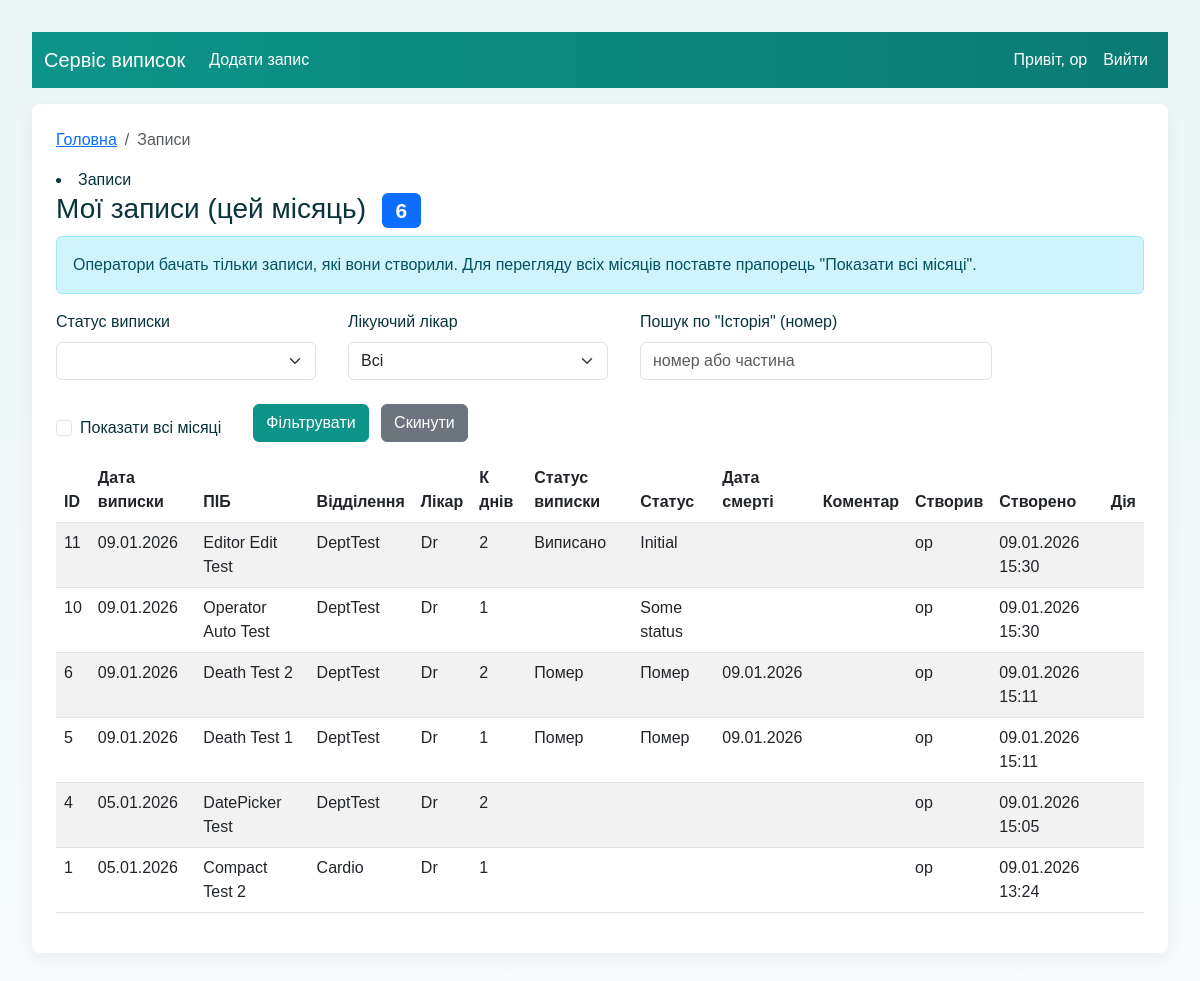
Page / (signed in) on the earlier database version.
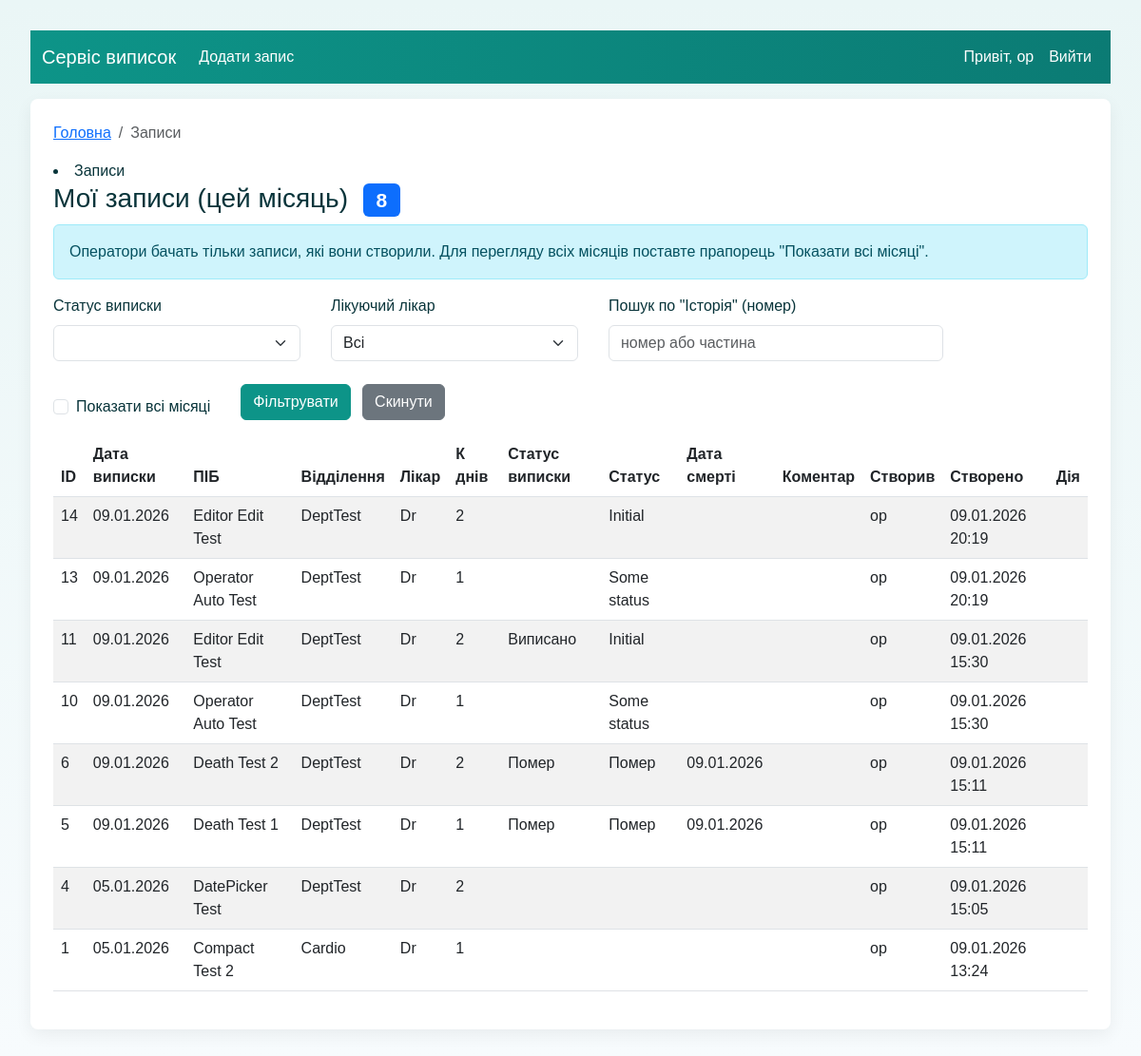
Same page on the later database version.
### models.py (models this page shows, shortened)
class User(UserMixin, db.Model):
    __tablename__ = 'users'
    id = db.Column(db.Integer, primary_key=True)
    username = db.Column(db.String(80), unique=True, nullable=False)
    password_hash = db.Column(db.String(128), nullable=False)
    role = db.Column(db.String(20), nullable=False, default='operator')  # operator/editor/admin
    records = db.relationship('Record', backref='creator', lazy=True)

class Record(db.Model):
    __tablename__ = 'records'
    id = db.Column(db.Integer, primary_key=True)
    date_of_discharge = db.Column(db.Date, nullable=True)  # "дата_виписки"
    full_name = db.Column(db.String(200), nullable=False)  # "ПІБ"
    discharge_department = db.Column(db.String(200), nullable=True)  # "відділення_виписки"
    treating_physician = db.Column(db.String(200), nullable=True)  # "лікуючий_лікар"
    history = db.Column(db.Text, nullable=True)  # "історія"
    k_days = db.Column(db.Integer, nullable=True)  # "к_днів"
    discharge_status = db.Column(db.String(200), nullable=True)  # "статус_виписки"
    status = db.Column(db.String(200), nullable=True)
    date_of_death = db.Column(db.Date, nullable=True)  # "дата_смерті"
    comment = db.Column(db.Text, nullable=True)  # "коментар"
    created_by = db.Column(db.Integer, db.ForeignKey('users.id'), nullable=True)
    created_at = db.Column(db.DateTime, default=datetime.utcnow)

### app.py (the view)
    @app.route('/')
    @login_required
    def index():
        from datetime import datetime
        now = datetime.utcnow()
        start = datetime(now.year, now.month, 1)
        if now.month == 12:
            end = datetime(now.year + 1, 1, 1)
        else:
            end = datetime(now.year, now.month + 1, 1)
        show_all = request.args.get('all_months', '').lower() in ('1', 'true', 'yes')
        q = Record.query.options(joinedload(Record.creator))
        if not show_all:
            q = q.filter(
                Record.created_at >= start,
                Record.created_at < end,
            )
        role = getattr(current_user, 'role', None)
        if role == 'operator':
            q = q.filter(Record.created_by == current_user.id)
        selected_status = request.args.get('discharge_status', '').strip()
        selected_physician = request.args.get('treating_physician', '').strip()
        history_q = request.args.get('history', '').strip()
        conditions = []
        if selected_status:
            conditions.append(Record.discharge_status == selected_status)
        if selected_physician:
            conditions.append(Record.treating_physician == selected_physician)
        if history_q:
            conditions.append(Record.history.contains(history_q))
        if conditions:
            q = q.filter(*conditions)
        statuses = [s[0] for s in db.session.query(Record.discharge_status).distinct().filter(Record.discharge_status != None).order_by(Record.discharge_status).all()]
        physicians = [p[0] for p in db.session.query(Record.treating_physician).distinct().filter(Record.treating_physician != None).order_by(Record.treating_physician).all()]
        count = q.count()
        records = q.order_by(Record.date_of_discharge.desc(), Record.created_at.desc()).all()
        return render_template('dashboard.html', records=records, statuses=statuses, physicians=physicians, selected_status=selected_status, selected_physician=selected_physician, history_q=history_q, count=count)

### templates/dashboard.html (shortened to what this page needs)
{% extends "base.html" %}
{% block content %}
  {% block breadcrumbs %}
    <li class="breadcrumb-item active" aria-current="page">Записи</li>
  {% endblock %}
  <h1 class="h3">{% if request.args.get('all_months') %}Мої записи (усі){% else %}Мої записи (цей місяць){% endif %} <span class="badge bg-primary ms-2">{{ count }}</span></h1>
  {% if current_user.role == 'operator' %}
    <div class="alert alert-info">Оператори бачать тільки записи, які вони створили. Для перегляду всіх місяців поставте прапорець "Показати всі місяці".</div>
  {% endif %}
  <form class="filter-form row gx-3 gy-2 align-items-end" method="get">
    <div class="col-sm-6 col-md-3">
      <label class="form-label">Статус виписки</label>
      <select class="form-select" name="discharge_status">
        {% for s in statuses %}
          <option value="{{ s }}" {% if s == selected_status %}selected{% endif %}>{{ s }}</option>
        {% endfor %}
      </select>
    </div>
    <div class="col-sm-6 col-md-3">
      <label class="form-label">Лікуючий лікар</label>
      <select class="form-select" name="treating_physician">
        <option value="">Всі</option>
      </select>
    </div>
    <div class="col-sm-6 col-md-4">
      <label class="form-label">Пошук по "Історія" (номер)</label>
      <input class="form-control" name="history" placeholder="номер або частина" value="{{ history_q }}">
    </div>
    <div class="col-auto">
      <div class="form-check">
        <input class="form-check-input" type="checkbox" value="1" id="all_months" name="all_months" {% if request.args.get('all_months') %}checked{% endif %}>
        <label class="form-check-label" for="all_months">Показати всі місяці</label>
      </div>
    </div>
    <div class="col-auto">
      <button class="btn btn-primary" type="submit">Фільтрувати</button>
      <a class="btn btn-secondary ms-2" href="{{ url_for('index') }}">Скинути</a>
    </div>
  </form>
  {% if records %}
    <div class="table-responsive">
    <table class="table table-striped table-hover">
      <thead>
        <tr>
          <th>ID</th>
          <th>Дата виписки</th>
          <th>ПІБ</th>
          <th>Відділення</th>
          <th>Лікар</th>
          <th>К днів</th>
          <th>Статус виписки</th>
          <th>Статус</th>
          <th>Дата смерті</th>
          <th>Коментар</th>
          <th>Створив</th>
          <th>Створено</th>
          <th>Дія</th>
        </tr>
      </thead>
      <tbody>
        {% for r in records %}
          <tr>
            <td>{{ r.id }}</td>
            <td>{{ r.date_of_discharge.strftime('%d.%m.%Y') if r.date_of_discharge else '' }}</td>
            <td>{{ r.full_name }}</td>
            <td>{{ r.discharge_department or '' }}</td>
            <td>{{ r.treating_physician or '' }}</td>
            <td>{{ r.k_days or '' }}</td>
            <td>{{ r.discharge_status or '' }}</td>
            <td>{{ r.status or '' }}</td>
            <td>{{ r.date_of_death.strftime('%d.%m.%Y') if r.date_of_death else '' }}</td>
            <td>{{ r.comment or '' }}</td>
            <td>{{ r.creator.username if r.creator else r.created_by }}</td>
            <td>{{ r.created_at.strftime('%d.%m.%Y %H:%M') if r.created_at else '' }}</td>
            <td>
            </td>
          </tr>
        {% endfor %}
      </tbody>
    </table>
    </div>
  {% else %}
    <p>Записів за цей місяць немає.</p>
  {% endif %}
{% endblock %}

### templates/base.html (shortened to what this page needs)
<!doctype html>
<html lang="uk">
<head>
  <link href="https://cdn.jsdelivr.net/npm/bootstrap@5.3.0/dist/css/bootstrap.min.css" rel="stylesheet">
  <link rel="stylesheet" href="{{ url_for('static', filename='style.css') }}">
</head>
<body>
  <nav class="navbar navbar-expand-lg navbar-dark navbar-medical mb-3">
    <div class="container-fluid">
      <a class="navbar-brand" href="{{ url_for('index') }}">Сервіс виписок</a>
      <div class="collapse navbar-collapse">
        <ul class="navbar-nav me-auto mb-2 mb-lg-0">
          {% if current_user.is_authenticated %}
            {% if current_user.role == 'operator' %}
              <li class="nav-item"><a class="nav-link" href="{{ url_for('add_record') }}">Додати запис</a></li>
            {% endif %}
          {% endif %}
        </ul>
        <ul class="navbar-nav ms-auto">
          {% if current_user.is_authenticated %}
            <li class="nav-item nav-link">Привіт, {{ current_user.username }}</li>
            <li class="nav-item"><a class="nav-link" href="{{ url_for('logout') }}">Вийти</a></li>
          {% endif %}
        </ul>
      </div>
    </div>
  </nav>
  <div class="container">
    <nav aria-label="breadcrumb">
      <ol class="breadcrumb">
        <li class="breadcrumb-item"><a href="{{ url_for('index') }}">Головна</a></li>
        {% block breadcrumbs %}{% endblock %}
      </ol>
    </nav>
    {% block content %}{% endblock %}
  </div>
</body>
</html>

### static/style.css (style rules this page uses)
body { font-family: Arial, sans-serif; margin: 2rem; background: #f7f7f7; }
.container { background: #fff; padding: 1.5rem; border-radius: 6px; box-shadow: 0 2px 6px rgba(0,0,0,0.06); }
.filter-form { display:flex; gap:1rem; flex-wrap:wrap; align-items:flex-end; margin-bottom:1rem; }
body { background: linear-gradient(180deg, #eaf6f6 0%, #f7fbfd 100%); color: #08343a; }
.navbar-medical { background: linear-gradient(90deg,#0d9488,#0b7b74); }
.navbar-medical .navbar-brand, .navbar-medical .nav-link { color: #fff !important; }
.container { background: #ffffff; padding: 1.5rem; border-radius: 8px; box-shadow: 0 6px 18px rgba(10,20,20,0.06); }
.btn-primary { background-color: #0d9488; border-color: #0d9488; }
.table-striped > tbody > tr:nth-of-type(odd) { background-color: #fbffff; }

Differences in the rows shown:
added Record: id "14", date_of_discharge "09.01.2026", full_name "Editor Edit Test", discharge_department "DeptTest", treating_physician "Dr", k_days "2", status "Initial", creator "op", created_at "09.01.2026 20:19"
added Record: id "13", date_of_discharge "09.01.2026", full_name "Operator Auto Test", discharge_department "DeptTest", treating_physician "Dr", k_days "1", status "Some status", creator "op", created_at "09.01.2026 20:19"
Other differences:
{{ count }}: "6" → "8"
